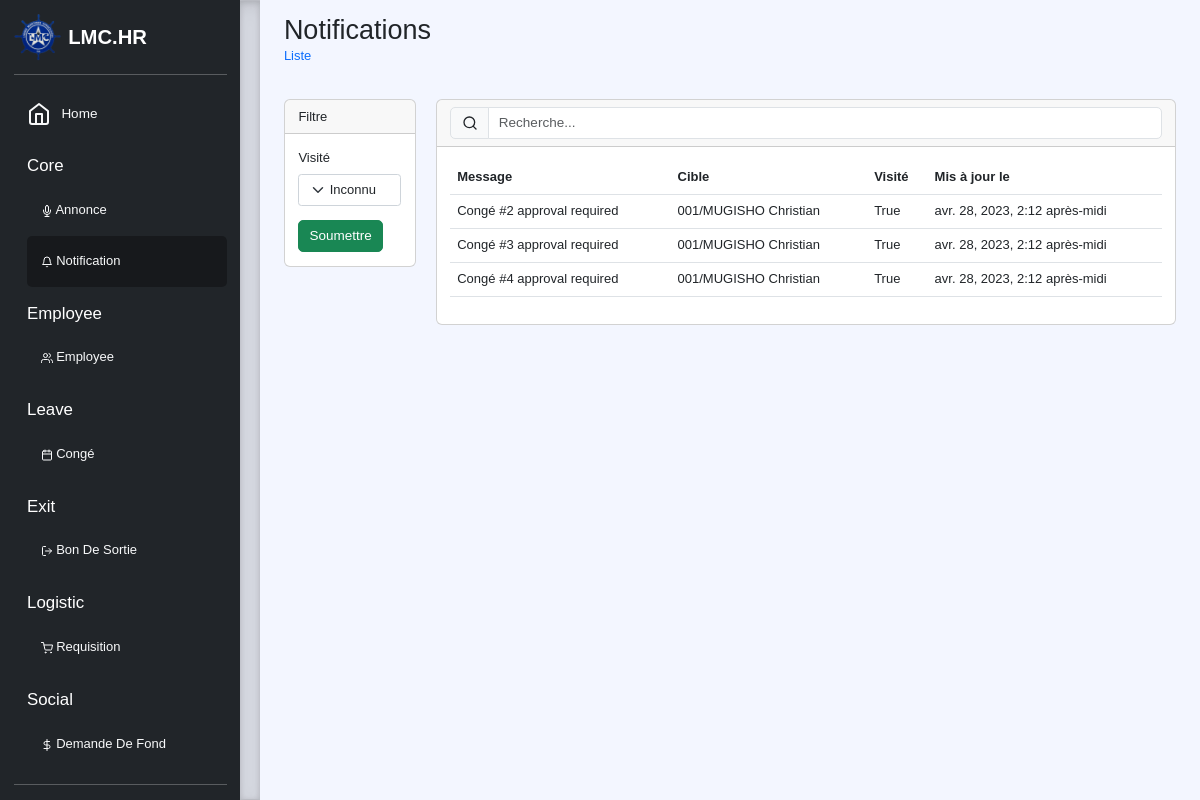
/list/core/notification (signed in), run on an earlier commit of the app's database.
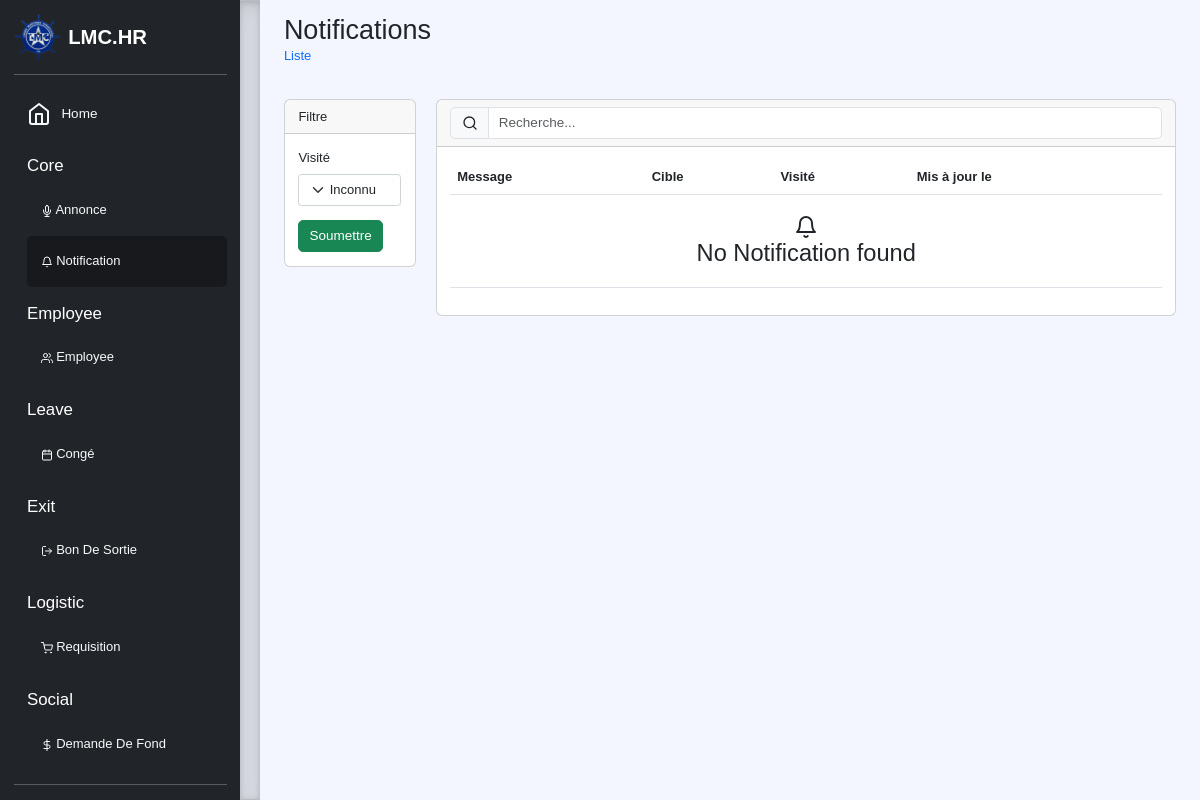
And on a later commit of the database.
### core/models.py (models this page shows, shortened)
class Notification(models.Model):
    message = models.TextField(verbose_name="Message")
    target = models.ForeignKey('employee.Employee', verbose_name="Cible", null=True, on_delete=models.SET_NULL)
    redirect_to = models.URLField(verbose_name="Rediriger vers", max_length=250)
    visited = models.BooleanField(verbose_name="Visité", default=False)
    updated = models.DateTimeField(verbose_name="Mise à jour le", auto_now=True)
    created = models.DateTimeField(verbose_name="Créée le", auto_now_add=True)
    conf = {
        'icon': 'bell',
        'entry': reverse_lazy('core:list', kwargs={'app': 'core', 'model': 'notification'}),
        'list': {
            'display': [('message', 'Message'), ('target', 'Cible'), ('visited', 'Visité'),
                        ('updated', 'Mis à jour le')],
            'filter': ['visited'],
            'action': []
        }
    }
    class Meta:
        verbose_name = "Notification"

### employee/models.py (models this page shows, shortened)
class Employee(models.Model):
    STATUS = (
        ('actif', 'Actif'),
        ('indisponibilite', 'Indisponibilite'),
        ('licenciement', 'Licenciement'),
        ('inactif', 'Inactif')
    )
    GENDERS = (("Male", "Homme"), ("Female", "Femme"))
    direction = models.ForeignKey(Direction, verbose_name="Direction", null=True, on_delete=models.SET_NULL)
    subDirection = models.ForeignKey(SubDirection, verbose_name="Sous-Direction/Technostructure", null=True, on_delete=models.SET_NULL)
    service = models.ForeignKey(Service, verbose_name="Service", null=True, on_delete=models.SET_NULL)
    function = models.ForeignKey(Function, verbose_name="Fonction", null=True, on_delete=models.SET_NULL)
    grade = models.ForeignKey(Grade, verbose_name="Grade", null=True, on_delete=models.SET_NULL)
    profile = models.ImageField(upload_to=upload_directory_file, blank=True, null=True, default=None)
    matricule = models.CharField("Matricule", unique=True, max_length=100, null=True, default=None)
    agreement = models.CharField("Type de contrat", max_length=10, choices=choices(Agreement, 'name'), null=True,
                                 default=None)
    first_name = models.CharField("Prenom", max_length=100, blank=True, null=True, default=None)
    middle_name = models.CharField("Post nom", max_length=100, blank=True, null=True, default=None)
    last_name = models.CharField("Nom", max_length=100, blank=True, null=True, default=None)
    n_cnss = models.CharField("N. CNSS", max_length=50, blank=True, null=True, default=None)
    n_inpp = models.CharField("N. INPP", max_length=50, blank=True, null=True, default=None)
    n_onem = models.CharField("N. ONEM", max_length=50, blank=True, null=True, default=None)
    gender = models.CharField("Genre", max_length=10, choices=GENDERS, null=True,
                              default="Male")
    marital_status = models.CharField("Etat civil", max_length=12,
                                      choices=(("Maried", "Marie"), ("Single", "Celibataire"), ("Widower", "Veuf(ve)")),
                                      default="Celibataire")
    spouse = models.CharField("Nom du cojoint(e)", max_length=100, blank=True, null=True, default=None)
    dob = models.DateField("Date de naissance", help_text='YYYY-MM-DD', blank=True, null=True, default=None)
    doj = models.DateField("Date d'entrée en fonction", help_text='YYYY-MM-DD', blank=True, null=True, default=None)
    mobile_number = PhoneNumberField("Numéro de mobile", null=True, default=None)
    address = models.TextField("Adresse permanente", blank=True, null=True, default=None)
    emergency_information = models.TextField("Information de contact d'urgence", null=True, default=None)
    syndicate = models.CharField("Syndicat", max_length=10, choices=choices(Syndicat, 'name'), blank=True, null=True,
                                 default=None)
    branch = models.CharField("Branch", max_length=10, choices=choices(Branch, 'name'))
    payment_method = models.CharField("Mode de paiement", max_length=10, choices=choices(PaymentMethod, 'name'))
    payer_name = models.CharField("Nom de la banque/Agent payeur", max_length=50, blank=True, null=True, default=None)
    pay_account = models.CharField("Numero de compte", max_length=50, blank=True, null=True, default=None)
    comment = models.TextField("Commentaire", blank=True, null=True, default=None)
    status = models.CharField(verbose_name="Status", max_length=20, choices=STATUS, default=STATUS[0][0])
    updated = models.DateTimeField(verbose_name="Mise à jour le", auto_now=True)
    created = models.DateTimeField(verbose_name="Créée le", auto_now_add=True)
    conf = {
        'icon': 'users',
        'description': 'The list of all employee of the company',
        'entry': reverse_lazy('core:list', kwargs={'app': 'employee', 'model': 'employee'}),
        'list': {
            'display': [('matricule', 'Matricule'), ('direction', 'Direction'), ('function', 'Fonction'), ('last_name', 'Nom'), ('first_name', 'Prenom'), ('status', 'Status'), ('updated', 'Mis à jour le')],
            'filter': ['direction', 'subDirection', 'function', 'grade', 'gender', 'marital_status', 'branch', 'payment_method', 'status', 'doj'],
            'action': [{
                'method': 'GET',
                'href': reverse_lazy('core:create', kwargs={'app': 'employee', 'model': 'employee'}),
                'class': 'btn btn-primary',
                'title': 'Ajouter'
            }]
        },
        'change': {
            'form': {
                'fields': ['direction', 'subDirection', 'service', 'function',
                           'grade', 'matricule', 'agreement', 'branch',
                           'profile', 'last_name', 'middle_name', 'first_name', 'dob',
                           'gender', 'marital_status', 'spouse', 'mobile_number', 'address',
                           'doj', 'n_cnss', 'n_inpp', 'n_onem',
                           'payment_method', 'pay_account', 'payer_name', 'emergency_information', 'comment', 'status'],
                'inlines': [{
                    'app': 'core',
                    'model': 'user',
                    'fields': ['email', 'groups']
                }, {
                    'app': 'employee',
                    'model': 'child',
                    'fields': ['full_name', 'dob', 'birth_certificate']
                }, {
                    'app': 'employee',
                    'model': 'document',
                    'fields': ['name', 'doc']
                }]
            },
            'action': [{
                'method': 'GET',
                'href': reverse_lazy('core:delete', kwargs={'app': 'employee', 'model': 'employee'}),
                'class': 'btn btn-danger',
                'title': 'Delete',
                'condition': 'True'
            }, {
                'method': 'GET',
                'href': reverse_lazy('core:document', kwargs={'app': 'employee', 'model': 'employee', 'document': 'employee'}),
                'class': 'btn btn-info',
                'title': 'Document',
                'condition': 'True'
            }]
        },
        'create': {
            'form': {
                'fields': ['direction', 'subDirection', 'service', 'function',
                           'grade', 'matricule', 'agreement', 'branch',
                           'profile', 'last_name', 'middle_name', 'first_name', 'dob',
                           'gender', 'marital_status', 'spouse', 'mobile_number', 'address',
                           'doj', 'n_cnss', 'n_inpp', 'n_onem',
                           'payment_method', 'pay_account', 'payer_name', 'emergency_information', 'comment', 'status'],
                'inlines': []
            }
        },
        'read': {
            'action': [{
                'method': 'GET',
                'href': reverse_lazy('core:document',
                                     kwargs={'app': 'employee', 'model': 'employee', 'document': 'employee'}),
                'class': 'btn btn-info',
                'title': 'Document',
                'condition': 'True'
            }]
        }
    }
    def full_name(self):
        return f"{self.last_name} {self.first_name}"
    def __str__(self):
        return f"{self.matricule}/{self.full_name()}"

### core/views.py (the view, shortened to what this page needs)
# urls.py: path('list/<str:app>/<str:model>', List.as_view(), name='list'),
class List(LoginRequiredMixin, View):
    def get(self, request, app, model):
        model = apps.get_model(app, model_name=model)
        query = {}
        fields = {'filter': getattr(model, 'conf', {}).get('list', {}).get('filter', [])}
        for key, value in query.items():
            if request.user.has_perm(f'{app}.can_view_all_{model._meta.model_name}_in_my_{key.split("__")[-1]}') and key in query:
                del query[key]
                query.pop('created_by', None)
        qs = model.objects.select_related().filter(**query)
        _filter = filterset_factory(model, **fields)(request.GET, queryset=qs)
        filter_form = _filter.form
        qs = _filter.qs
        qs = Paginator(qs, 25)
        qs = qs.page(request.GET.get('page', 1))
        return render(request, f'{self.__class__.__name__.lower()}.html', locals())

### core/filters.py (called while the page is built)
def filterset_factory(model, filter="__all__"):
    meta = type(str("Meta"), (object,), {"model": model, "fields": filter})
    filterset = type(str("%sFilterSet" % model._meta.object_name), (AdvanceFilterSet,), {"Meta": meta})
    return filterset

### core/templatetags/core.py (called while the page is built)
@register.filter(name='getattr')
def getter(obj, field):
    return getattr(obj, field, None)

### templates/list.html (shortened to what this page needs)
{% extends 'base.html' %}
{% load core %}
{% load crispy_forms_tags %}
{% block content %}
<div class="container-fluid">
    <div class="row">
        <div class="col">
            <h2 class="m-0">{{ model|getattr:'_meta'|getattr:'verbose_name_plural'|title }}</h2>
            <nav aria-label="breadcrumb">
              <ol class="breadcrumb">
                <li class="breadcrumb-item"><a href="{% url 'core:list' model|getattr:'_meta'|getattr:'app_label' model|getattr:'_meta'|getattr:'model_name' %}" class="text-decoration-none">Liste</a></li>
              </ol>
            </nav>
        </div>
        <div class="col text-end">
        </div>
    </div>
    <div class="row mt-4">
        {% if filter_form and filter_form.fields|length > 1 %}
        <div class="col-2">
            <div class="card">
                <div class="card-header">Filtre</div>
                <div class="card-body">
                    <form method="get">
                        {{ filter_form|crispy }}
                        <button type="submit" class="btn btn-success">Soumettre</button>
                    </form>
                </div>
            </div>
        </div>
        {% endif %}
        <div class="col">
            <div class="card">
                <div class="card-header">
                    <form method="get" class="input-group">
                        <span class="input-group-text" id="basic-addon1"><i data-feather="search" class="small-icon"></i></span>
                        <input type="text" class="form-control" placeholder="Recherche..." name="q" value="{{ request.GET.q }}">
                    </form>
                </div>
                <div class="card-body">
                    <table class="table table-hover table-responsive">
                        <thead>
                            <tr>
                                {% for field in model.conf.list.display %}
                                    <th class="fw-bolder">{{ field.1 }}</th>
                                {% endfor %}
                            </tr>
                        </thead>
                        <tbody>
                            {% for obj in qs %}<tr data-url='{% url 'core:change' model|getattr:'_meta'|getattr:'app_label' model|getattr:'_meta'|getattr:'model_name' %}?pk={{ obj.id }}'>
                                {% for field in model.conf.list.display %}
                                    <td>{{ obj|getattr:field.0 }}</td>
                                {% endfor %}</tr>
                            {% empty %}
                            <tr>
                                <td colspan="{{ model.conf.list.display|length }}" class="text-center">
                                    <i data-feather="{{ model.conf.icon }}" class="mt-3"></i>
                                    <h3 class="m-0 mb-3">No {{ model|getattr:'_meta'|getattr:'verbose_name' }} found</h3>
                                </td>
                            </tr>
                            {% endfor %}
                        </tbody>
                    </table>
                </div>
            </div>
        </div>
    </div>
</div>
{% endblock %}

What changed in the data, as far as the page shows it:
removed Notification: display "Congé #2 approval required" "001/MUGISHO Christian" "True" "avr. 28, 2023, 2:12 après-midi"
removed Notification: display "Congé #3 approval required" "001/MUGISHO Christian" "True" "avr. 28, 2023, 2:12 après-midi"
removed Notification: display "Congé #4 approval required" "001/MUGISHO Christian" "True" "avr. 28, 2023, 2:12 après-midi"
Also different on the page:
{{ model|getattr:'_meta'|getattr:'verbose_name' }}: (not shown) → "Notification"
text now shown: "No found"
